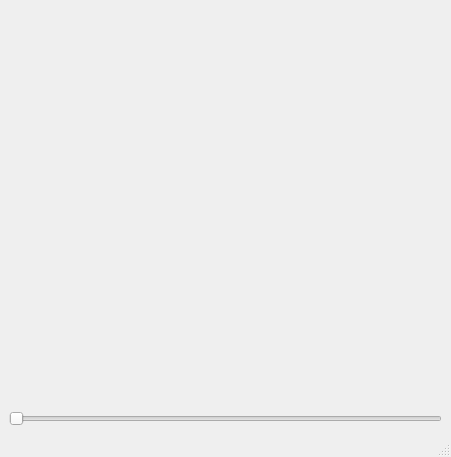
<?xml version="1.0" encoding="UTF-8"?>
<ui version="4.0">
 <class>MainWindow</class>
 <widget class="QMainWindow" name="MainWindow">
  <property name="geometry">
   <rect>
    <x>0</x>
    <y>0</y>
    <width>451</width>
    <height>457</height>
   </rect>
  </property>
  <property name="windowTitle">
   <string>MainWindow</string>
  </property>
  <widget class="QWidget" name="centralwidget">
   <layout class="QVBoxLayout" name="verticalLayout">
    <item>
     <widget class="QWidget" name="mplvl" native="true">
      <layout class="QVBoxLayout" name="verticalLayout_2"/>
     </widget>
    </item>
    <item>
     <widget class="QSlider" name="bslider">
      <property name="maximum">
       <number>10000</number>
      </property>
      <property name="orientation">
       <enum>Qt::Horizontal</enum>
      </property>
     </widget>
    </item>
   </layout>
  </widget>
  <widget class="QMenuBar" name="menubar">
   <property name="geometry">
    <rect>
     <x>0</x>
     <y>0</y>
     <width>451</width>
     <height>30</height>
    </rect>
   </property>
  </widget>
  <widget class="QStatusBar" name="statusbar"/>
 </widget>
 <resources/>
 <connections/>
</ui>
